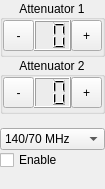
<?xml version="1.0" encoding="UTF-8"?>
<ui version="4.0">
 <class>Prm300ControlWidget</class>
 <widget class="QWidget" name="Prm300ControlWidget">
  <property name="geometry">
   <rect>
    <x>0</x>
    <y>0</y>
    <width>101</width>
    <height>189</height>
   </rect>
  </property>
  <property name="sizePolicy">
   <sizepolicy hsizetype="Preferred" vsizetype="Preferred">
    <horstretch>0</horstretch>
    <verstretch>0</verstretch>
   </sizepolicy>
  </property>
  <property name="windowTitle">
   <string>Form</string>
  </property>
  <layout class="QVBoxLayout" name="verticalLayout">
   <property name="spacing">
    <number>0</number>
   </property>
   <property name="leftMargin">
    <number>0</number>
   </property>
   <property name="topMargin">
    <number>0</number>
   </property>
   <property name="rightMargin">
    <number>0</number>
   </property>
   <property name="bottomMargin">
    <number>0</number>
   </property>
   <item>
    <widget class="QGroupBox" name="gbAtt1">
     <property name="title">
      <string>Attenuator 1</string>
     </property>
     <property name="alignment">
      <set>Qt::AlignCenter</set>
     </property>
     <layout class="QGridLayout" name="gridLayout">
      <property name="leftMargin">
       <number>0</number>
      </property>
      <property name="topMargin">
       <number>0</number>
      </property>
      <property name="rightMargin">
       <number>0</number>
      </property>
      <property name="bottomMargin">
       <number>3</number>
      </property>
      <property name="spacing">
       <number>0</number>
      </property>
      <item row="0" column="0">
       <widget class="QToolButton" name="pbAtt1Down">
        <property name="sizePolicy">
         <sizepolicy hsizetype="Preferred" vsizetype="Fixed">
          <horstretch>0</horstretch>
          <verstretch>0</verstretch>
         </sizepolicy>
        </property>
        <property name="minimumSize">
         <size>
          <width>31</width>
          <height>31</height>
         </size>
        </property>
        <property name="text">
         <string>-</string>
        </property>
        <property name="iconSize">
         <size>
          <width>5</width>
          <height>5</height>
         </size>
        </property>
       </widget>
      </item>
      <item row="0" column="1">
       <widget class="QLCDNumber" name="lcdAtt1">
        <property name="digitCount">
         <number>2</number>
        </property>
        <property name="intValue" stdset="0">
         <number>0</number>
        </property>
       </widget>
      </item>
      <item row="0" column="2">
       <widget class="QToolButton" name="pbAtt1Up">
        <property name="sizePolicy">
         <sizepolicy hsizetype="Preferred" vsizetype="Fixed">
          <horstretch>0</horstretch>
          <verstretch>0</verstretch>
         </sizepolicy>
        </property>
        <property name="minimumSize">
         <size>
          <width>31</width>
          <height>31</height>
         </size>
        </property>
        <property name="text">
         <string>+</string>
        </property>
        <property name="iconSize">
         <size>
          <width>16</width>
          <height>16</height>
         </size>
        </property>
       </widget>
      </item>
     </layout>
    </widget>
   </item>
   <item>
    <widget class="QGroupBox" name="gbAtt2">
     <property name="title">
      <string>Attenuator 2</string>
     </property>
     <property name="alignment">
      <set>Qt::AlignCenter</set>
     </property>
     <layout class="QGridLayout" name="gridLayout_2">
      <property name="leftMargin">
       <number>0</number>
      </property>
      <property name="topMargin">
       <number>0</number>
      </property>
      <property name="rightMargin">
       <number>0</number>
      </property>
      <property name="bottomMargin">
       <number>3</number>
      </property>
      <property name="spacing">
       <number>0</number>
      </property>
      <item row="0" column="0">
       <widget class="QToolButton" name="pbAtt2Down">
        <property name="sizePolicy">
         <sizepolicy hsizetype="Minimum" vsizetype="Fixed">
          <horstretch>0</horstretch>
          <verstretch>0</verstretch>
         </sizepolicy>
        </property>
        <property name="minimumSize">
         <size>
          <width>31</width>
          <height>31</height>
         </size>
        </property>
        <property name="text">
         <string>-</string>
        </property>
        <property name="iconSize">
         <size>
          <width>16</width>
          <height>16</height>
         </size>
        </property>
       </widget>
      </item>
      <item row="0" column="1">
       <widget class="QLCDNumber" name="lcdAtt2">
        <property name="digitCount">
         <number>2</number>
        </property>
        <property name="intValue" stdset="0">
         <number>0</number>
        </property>
       </widget>
      </item>
      <item row="0" column="2">
       <widget class="QToolButton" name="pbAtt2Up">
        <property name="sizePolicy">
         <sizepolicy hsizetype="Minimum" vsizetype="Fixed">
          <horstretch>0</horstretch>
          <verstretch>0</verstretch>
         </sizepolicy>
        </property>
        <property name="minimumSize">
         <size>
          <width>31</width>
          <height>31</height>
         </size>
        </property>
        <property name="text">
         <string>+</string>
        </property>
        <property name="iconSize">
         <size>
          <width>16</width>
          <height>16</height>
         </size>
        </property>
       </widget>
      </item>
     </layout>
    </widget>
   </item>
   <item>
    <widget class="QLabel" name="lblFreq">
     <property name="text">
      <string/>
     </property>
    </widget>
   </item>
   <item>
    <widget class="QComboBox" name="cbFilter">
     <item>
      <property name="text">
       <string>140/70 MHz</string>
      </property>
     </item>
     <item>
      <property name="text">
       <string>140/22 MHz</string>
      </property>
     </item>
     <item>
      <property name="text">
       <string>140/20 MHz</string>
      </property>
     </item>
     <item>
      <property name="text">
       <string>150/80 MHz</string>
      </property>
     </item>
    </widget>
   </item>
   <item>
    <widget class="QCheckBox" name="cbEnable">
     <property name="text">
      <string>Enable</string>
     </property>
    </widget>
   </item>
   <item>
    <spacer name="verticalSpacer">
     <property name="orientation">
      <enum>Qt::Vertical</enum>
     </property>
     <property name="sizeHint" stdset="0">
      <size>
       <width>20</width>
       <height>40</height>
      </size>
     </property>
    </spacer>
   </item>
  </layout>
 </widget>
 <resources/>
 <connections/>
</ui>
